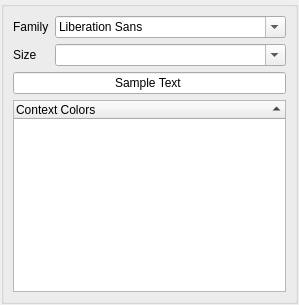
     <widget class="QWidget" name="Fonts">
      <layout class="QGridLayout">
       <property name="margin">
        <number>1</number>
       </property>
       <item row="0" column="0">
        <widget class="QGroupBox" name="groupBox">
         <property name="title">
          <string/>
         </property>
         <layout class="QGridLayout">
          <item row="0" column="0">
           <widget class="QLabel" name="textLabel3">
            <property name="text">
             <string>Family</string>
            </property>
           </widget>
          </item>
          <item row="0" column="1">
           <widget class="QFontComboBox" name="familycombo">
            <property name="duplicatesEnabled">
             <bool>false</bool>
            </property>
           </widget>
          </item>
          <item row="1" column="0">
           <widget class="QLabel" name="textLabel3_2">
            <property name="text">
             <string>Size</string>
            </property>
           </widget>
          </item>
          <item row="1" column="1">
           <widget class="QComboBox" name="psizecombo">
            <property name="sizePolicy">
             <sizepolicy hsizetype="MinimumExpanding" vsizetype="Fixed">
              <horstretch>0</horstretch>
              <verstretch>0</verstretch>
             </sizepolicy>
            </property>
            <property name="editable">
             <bool>true</bool>
            </property>
            <property name="duplicatesEnabled">
             <bool>false</bool>
            </property>
           </widget>
          </item>
          <item row="2" column="0" colspan="2">
           <widget class="QLineEdit" name="samplelineedit">
            <property name="sizePolicy">
             <sizepolicy hsizetype="Preferred" vsizetype="MinimumExpanding">
              <horstretch>0</horstretch>
              <verstretch>0</verstretch>
             </sizepolicy>
            </property>
            <property name="text">
             <string>Sample Text</string>
            </property>
            <property name="alignment">
             <set>Qt::AlignHCenter</set>
            </property>
           </widget>
          </item>
          <item row="3" column="0" colspan="2">
           <widget class="QTreeWidget" name="ColorList">
            <property name="frameShadow">
             <enum>QFrame::Raised</enum>
            </property>
            <property name="tabKeyNavigation">
             <bool>true</bool>
            </property>
            <property name="rootIsDecorated">
             <bool>false</bool>
            </property>
            <property name="uniformRowHeights">
             <bool>true</bool>
            </property>
            <property name="sortingEnabled">
             <bool>true</bool>
            </property>
            <property name="columnCount">
             <number>1</number>
            </property>
            <column>
             <property name="text">
              <string>Context Colors</string>
             </property>
            </column>
           </widget>
          </item>
         </layout>
        </widget>
       </item>
      </layout>
     </widget>
